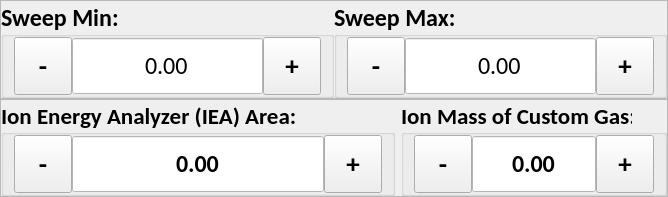
          <widget class="QWidget" name="ion_energy_analyzer_3">
           <layout class="QVBoxLayout" name="verticalLayout_37">
            <property name="spacing">
             <number>0</number>
            </property>
            <property name="leftMargin">
             <number>0</number>
            </property>
            <property name="topMargin">
             <number>0</number>
            </property>
            <property name="rightMargin">
             <number>0</number>
            </property>
            <property name="bottomMargin">
             <number>0</number>
            </property>
            <item>
             <widget class="QFrame" name="frame_11">
              <property name="frameShape">
               <enum>QFrame::StyledPanel</enum>
              </property>
              <property name="frameShadow">
               <enum>QFrame::Raised</enum>
              </property>
              <layout class="QHBoxLayout" name="horizontalLayout_70">
               <property name="spacing">
                <number>0</number>
               </property>
               <property name="leftMargin">
                <number>0</number>
               </property>
               <property name="topMargin">
                <number>0</number>
               </property>
               <property name="rightMargin">
                <number>0</number>
               </property>
               <property name="bottomMargin">
                <number>0</number>
               </property>
               <item>
                <widget class="QGroupBox" name="iea_sweep_min_gb">
                 <property name="font">
                  <font>
                   <family>Calibri</family>
                   <pointsize>18</pointsize>
                   <weight>75</weight>
                   <bold>true</bold>
                  </font>
                 </property>
                 <property name="styleSheet">
                  <string notr="true"/>
                 </property>
                 <property name="title">
                  <string>Sweep Min:</string>
                 </property>
                 <property name="alignment">
                  <set>Qt::AlignLeading|Qt::AlignLeft|Qt::AlignVCenter</set>
                 </property>
                 <layout class="QHBoxLayout" name="horizontalLayout_71">
                  <property name="spacing">
                   <number>0</number>
                  </property>
                  <property name="leftMargin">
                   <number>10</number>
                  </property>
                  <property name="topMargin">
                   <number>0</number>
                  </property>
                  <property name="rightMargin">
                   <number>10</number>
                  </property>
                  <property name="bottomMargin">
                   <number>0</number>
                  </property>
                  <item>
                   <widget class="QToolButton" name="iea_sweep_min_minus">
                    <property name="minimumSize">
                     <size>
                      <width>58</width>
                      <height>58</height>
                     </size>
                    </property>
                    <property name="maximumSize">
                     <size>
                      <width>58</width>
                      <height>58</height>
                     </size>
                    </property>
                    <property name="font">
                     <font>
                      <pointsize>20</pointsize>
                      <weight>75</weight>
                      <bold>true</bold>
                     </font>
                    </property>
                    <property name="text">
                     <string>-</string>
                    </property>
                   </widget>
                  </item>
                  <item>
                   <widget class="QDoubleSpinBox" name="iea_sweep_min_input">
                    <property name="minimumSize">
                     <size>
                      <width>0</width>
                      <height>58</height>
                     </size>
                    </property>
                    <property name="maximumSize">
                     <size>
                      <width>1000</width>
                      <height>58</height>
                     </size>
                    </property>
                    <property name="font">
                     <font>
                      <family>Calibri</family>
                      <pointsize>18</pointsize>
                      <weight>50</weight>
                      <bold>false</bold>
                     </font>
                    </property>
                    <property name="focusPolicy">
                     <enum>Qt::NoFocus</enum>
                    </property>
                    <property name="layoutDirection">
                     <enum>Qt::LeftToRight</enum>
                    </property>
                    <property name="styleSheet">
                     <string notr="true">QDoubleSpinBox {
	background-color: #FFFFFF;
}</string>
                    </property>
                    <property name="alignment">
                     <set>Qt::AlignCenter</set>
                    </property>
                    <property name="readOnly">
                     <bool>true</bool>
                    </property>
                    <property name="buttonSymbols">
                     <enum>QAbstractSpinBox::NoButtons</enum>
                    </property>
                    <property name="correctionMode">
                     <enum>QAbstractSpinBox::CorrectToPreviousValue</enum>
                    </property>
                    <property name="showGroupSeparator" stdset="0">
                     <bool>false</bool>
                    </property>
                    <property name="decimals">
                     <number>2</number>
                    </property>
                    <property name="minimum">
                     <double>-10000.000000000000000</double>
                    </property>
                    <property name="maximum">
                     <double>10000.000000000000000</double>
                    </property>
                   </widget>
                  </item>
                  <item>
                   <widget class="QToolButton" name="iea_sweep_min_plus">
                    <property name="minimumSize">
                     <size>
                      <width>58</width>
                      <height>58</height>
                     </size>
                    </property>
                    <property name="maximumSize">
                     <size>
                      <width>16777215</width>
                      <height>58</height>
                     </size>
                    </property>
                    <property name="font">
                     <font>
                      <pointsize>20</pointsize>
                      <weight>75</weight>
                      <bold>true</bold>
                     </font>
                    </property>
                    <property name="focusPolicy">
                     <enum>Qt::NoFocus</enum>
                    </property>
                    <property name="text">
                     <string>+</string>
                    </property>
                   </widget>
                  </item>
                 </layout>
                </widget>
               </item>
               <item>
                <widget class="QGroupBox" name="iea_sweep_max_gb">
                 <property name="font">
                  <font>
                   <family>Calibri</family>
                   <pointsize>18</pointsize>
                   <weight>75</weight>
                   <bold>true</bold>
                  </font>
                 </property>
                 <property name="styleSheet">
                  <string notr="true"/>
                 </property>
                 <property name="title">
                  <string>Sweep Max:</string>
                 </property>
                 <property name="alignment">
                  <set>Qt::AlignLeading|Qt::AlignLeft|Qt::AlignVCenter</set>
                 </property>
                 <layout class="QHBoxLayout" name="horizontalLayout_72">
                  <property name="spacing">
                   <number>0</number>
                  </property>
                  <property name="leftMargin">
                   <number>10</number>
                  </property>
                  <property name="topMargin">
                   <number>0</number>
                  </property>
                  <property name="rightMargin">
                   <number>10</number>
                  </property>
                  <property name="bottomMargin">
                   <number>0</number>
                  </property>
                  <item>
                   <widget class="QToolButton" name="iea_sweep_max_minus">
                    <property name="minimumSize">
                     <size>
                      <width>58</width>
                      <height>58</height>
                     </size>
                    </property>
                    <property name="maximumSize">
                     <size>
                      <width>58</width>
                      <height>58</height>
                     </size>
                    </property>
                    <property name="font">
                     <font>
                      <pointsize>20</pointsize>
                      <weight>75</weight>
                      <bold>true</bold>
                     </font>
                    </property>
                    <property name="text">
                     <string>-</string>
                    </property>
                   </widget>
                  </item>
                  <item>
                   <widget class="QDoubleSpinBox" name="iea_sweep_max_input">
                    <property name="minimumSize">
                     <size>
                      <width>0</width>
                      <height>58</height>
                     </size>
                    </property>
                    <property name="maximumSize">
                     <size>
                      <width>1000</width>
                      <height>58</height>
                     </size>
                    </property>
                    <property name="font">
                     <font>
                      <family>Calibri</family>
                      <pointsize>18</pointsize>
                      <weight>50</weight>
                      <bold>false</bold>
                     </font>
                    </property>
                    <property name="focusPolicy">
                     <enum>Qt::NoFocus</enum>
                    </property>
                    <property name="layoutDirection">
                     <enum>Qt::LeftToRight</enum>
                    </property>
                    <property name="styleSheet">
                     <string notr="true">QDoubleSpinBox {
	background-color: #FFFFFF;
}</string>
                    </property>
                    <property name="alignment">
                     <set>Qt::AlignCenter</set>
                    </property>
                    <property name="readOnly">
                     <bool>true</bool>
                    </property>
                    <property name="buttonSymbols">
                     <enum>QAbstractSpinBox::NoButtons</enum>
                    </property>
                    <property name="correctionMode">
                     <enum>QAbstractSpinBox::CorrectToPreviousValue</enum>
                    </property>
                    <property name="showGroupSeparator" stdset="0">
                     <bool>false</bool>
                    </property>
                    <property name="decimals">
                     <number>2</number>
                    </property>
                    <property name="minimum">
                     <double>-10000.000000000000000</double>
                    </property>
                    <property name="maximum">
                     <double>10000.000000000000000</double>
                    </property>
                   </widget>
                  </item>
                  <item>
                   <widget class="QToolButton" name="iea_sweep_max_plus">
                    <property name="minimumSize">
                     <size>
                      <width>58</width>
                      <height>58</height>
                     </size>
                    </property>
                    <property name="maximumSize">
                     <size>
                      <width>16777215</width>
                      <height>58</height>
                     </size>
                    </property>
                    <property name="font">
                     <font>
                      <pointsize>20</pointsize>
                      <weight>75</weight>
                      <bold>true</bold>
                     </font>
                    </property>
                    <property name="focusPolicy">
                     <enum>Qt::NoFocus</enum>
                    </property>
                    <property name="text">
                     <string>+</string>
                    </property>
                   </widget>
                  </item>
                 </layout>
                </widget>
               </item>
              </layout>
             </widget>
            </item>
            <item>
             <widget class="QFrame" name="frame_3">
              <property name="frameShape">
               <enum>QFrame::StyledPanel</enum>
              </property>
              <property name="frameShadow">
               <enum>QFrame::Raised</enum>
              </property>
              <layout class="QHBoxLayout" name="horizontalLayout_5">
               <property name="leftMargin">
                <number>0</number>
               </property>
               <property name="topMargin">
                <number>0</number>
               </property>
               <property name="rightMargin">
                <number>0</number>
               </property>
               <property name="bottomMargin">
                <number>0</number>
               </property>
               <item>
                <widget class="QGroupBox" name="iea_area_gb">
                 <property name="minimumSize">
                  <size>
                   <width>394</width>
                   <height>92</height>
                  </size>
                 </property>
                 <property name="maximumSize">
                  <size>
                   <width>16777215</width>
                   <height>1000</height>
                  </size>
                 </property>
                 <property name="font">
                  <font>
                   <family>Calibri</family>
                   <pointsize>17</pointsize>
                   <weight>75</weight>
                   <bold>true</bold>
                  </font>
                 </property>
                 <property name="styleSheet">
                  <string notr="true"/>
                 </property>
                 <property name="title">
                  <string>Ion Energy Analyzer (IEA) Area:</string>
                 </property>
                 <property name="alignment">
                  <set>Qt::AlignLeading|Qt::AlignLeft|Qt::AlignVCenter</set>
                 </property>
                 <layout class="QHBoxLayout" name="horizontalLayout_17">
                  <property name="spacing">
                   <number>0</number>
                  </property>
                  <property name="leftMargin">
                   <number>10</number>
                  </property>
                  <property name="topMargin">
                   <number>0</number>
                  </property>
                  <property name="rightMargin">
                   <number>10</number>
                  </property>
                  <property name="bottomMargin">
                   <number>0</number>
                  </property>
                  <item>
                   <widget class="QToolButton" name="iea_area_minus">
                    <property name="minimumSize">
                     <size>
                      <width>58</width>
                      <height>58</height>
                     </size>
                    </property>
                    <property name="maximumSize">
                     <size>
                      <width>58</width>
                      <height>58</height>
                     </size>
                    </property>
                    <property name="font">
                     <font>
                      <pointsize>20</pointsize>
                      <weight>75</weight>
                      <bold>true</bold>
                     </font>
                    </property>
                    <property name="text">
                     <string>-</string>
                    </property>
                   </widget>
                  </item>
                  <item>
                   <widget class="QDoubleSpinBox" name="iea_area_output">
                    <property name="minimumSize">
                     <size>
                      <width>0</width>
                      <height>58</height>
                     </size>
                    </property>
                    <property name="maximumSize">
                     <size>
                      <width>1000</width>
                      <height>58</height>
                     </size>
                    </property>
                    <property name="font">
                     <font>
                      <family>Calibri</family>
                      <pointsize>18</pointsize>
                     </font>
                    </property>
                    <property name="focusPolicy">
                     <enum>Qt::NoFocus</enum>
                    </property>
                    <property name="layoutDirection">
                     <enum>Qt::LeftToRight</enum>
                    </property>
                    <property name="styleSheet">
                     <string notr="true">QDoubleSpinBox {
	background-color: #FFFFFF;
}</string>
                    </property>
                    <property name="alignment">
                     <set>Qt::AlignCenter</set>
                    </property>
                    <property name="readOnly">
                     <bool>true</bool>
                    </property>
                    <property name="buttonSymbols">
                     <enum>QAbstractSpinBox::NoButtons</enum>
                    </property>
                    <property name="correctionMode">
                     <enum>QAbstractSpinBox::CorrectToPreviousValue</enum>
                    </property>
                    <property name="showGroupSeparator" stdset="0">
                     <bool>false</bool>
                    </property>
                    <property name="decimals">
                     <number>2</number>
                    </property>
                    <property name="minimum">
                     <double>-10000.000000000000000</double>
                    </property>
                    <property name="maximum">
                     <double>10000.000000000000000</double>
                    </property>
                    <property name="singleStep">
                     <double>1.000000000000000</double>
                    </property>
                   </widget>
                  </item>
                  <item>
                   <widget class="QToolButton" name="iea_area_plus">
                    <property name="minimumSize">
                     <size>
                      <width>58</width>
                      <height>58</height>
                     </size>
                    </property>
                    <property name="maximumSize">
                     <size>
                      <width>16777215</width>
                      <height>58</height>
                     </size>
                    </property>
                    <property name="font">
                     <font>
                      <pointsize>20</pointsize>
                      <weight>75</weight>
                      <bold>true</bold>
                     </font>
                    </property>
                    <property name="focusPolicy">
                     <enum>Qt::NoFocus</enum>
                    </property>
                    <property name="text">
                     <string>+</string>
                    </property>
                   </widget>
                  </item>
                 </layout>
                </widget>
               </item>
               <item>
                <widget class="QGroupBox" name="iea_mass_gb">
                 <property name="minimumSize">
                  <size>
                   <width>0</width>
                   <height>0</height>
                  </size>
                 </property>
                 <property name="maximumSize">
                  <size>
                   <width>16777215</width>
                   <height>1000</height>
                  </size>
                 </property>
                 <property name="font">
                  <font>
                   <family>Calibri</family>
                   <pointsize>17</pointsize>
                   <weight>75</weight>
                   <bold>true</bold>
                  </font>
                 </property>
                 <property name="styleSheet">
                  <string notr="true"/>
                 </property>
                 <property name="title">
                  <string>Ion Mass of Custom Gas:</string>
                 </property>
                 <property name="alignment">
                  <set>Qt::AlignLeading|Qt::AlignLeft|Qt::AlignVCenter</set>
                 </property>
                 <layout class="QHBoxLayout" name="horizontalLayout_18">
                  <property name="spacing">
                   <number>0</number>
                  </property>
                  <property name="leftMargin">
                   <number>10</number>
                  </property>
                  <property name="topMargin">
                   <number>0</number>
                  </property>
                  <property name="rightMargin">
                   <number>10</number>
                  </property>
                  <property name="bottomMargin">
                   <number>0</number>
                  </property>
                  <item>
                   <widget class="QToolButton" name="iea_mass_minus">
                    <property name="minimumSize">
                     <size>
                      <width>58</width>
                      <height>58</height>
                     </size>
                    </property>
                    <property name="maximumSize">
                     <size>
                      <width>58</width>
                      <height>58</height>
                     </size>
                    </property>
                    <property name="font">
                     <font>
                      <pointsize>20</pointsize>
                      <weight>75</weight>
                      <bold>true</bold>
                     </font>
                    </property>
                    <property name="text">
                     <string>-</string>
                    </property>
                   </widget>
                  </item>
                  <item>
                   <widget class="QDoubleSpinBox" name="iea_mass_output">
                    <property name="minimumSize">
                     <size>
                      <width>0</width>
                      <height>58</height>
                     </size>
                    </property>
                    <property name="maximumSize">
                     <size>
                      <width>1000</width>
                      <height>58</height>
                     </size>
                    </property>
                    <property name="font">
                     <font>
                      <family>Calibri</family>
                      <pointsize>18</pointsize>
                     </font>
                    </property>
                    <property name="focusPolicy">
                     <enum>Qt::NoFocus</enum>
                    </property>
                    <property name="layoutDirection">
                     <enum>Qt::LeftToRight</enum>
                    </property>
                    <property name="styleSheet">
                     <string notr="true">QDoubleSpinBox {
	background-color: #FFFFFF;
}</string>
                    </property>
                    <property name="alignment">
                     <set>Qt::AlignCenter</set>
                    </property>
                    <property name="readOnly">
                     <bool>true</bool>
                    </property>
                    <property name="buttonSymbols">
                     <enum>QAbstractSpinBox::NoButtons</enum>
                    </property>
                    <property name="correctionMode">
                     <enum>QAbstractSpinBox::CorrectToPreviousValue</enum>
                    </property>
                    <property name="showGroupSeparator" stdset="0">
                     <bool>false</bool>
                    </property>
                    <property name="decimals">
                     <number>2</number>
                    </property>
                    <property name="minimum">
                     <double>-10000.000000000000000</double>
                    </property>
                    <property name="maximum">
                     <double>10000.000000000000000</double>
                    </property>
                    <property name="singleStep">
                     <double>1.000000000000000</double>
                    </property>
                   </widget>
                  </item>
                  <item>
                   <widget class="QToolButton" name="iea_mass_plus">
                    <property name="minimumSize">
                     <size>
                      <width>58</width>
                      <height>58</height>
                     </size>
                    </property>
                    <property name="maximumSize">
                     <size>
                      <width>16777215</width>
                      <height>58</height>
                     </size>
                    </property>
                    <property name="font">
                     <font>
                      <pointsize>20</pointsize>
                      <weight>75</weight>
                      <bold>true</bold>
                     </font>
                    </property>
                    <property name="focusPolicy">
                     <enum>Qt::NoFocus</enum>
                    </property>
                    <property name="text">
                     <string>+</string>
                    </property>
                   </widget>
                  </item>
                 </layout>
                </widget>
               </item>
              </layout>
             </widget>
            </item>
           </layout>
          </widget>
